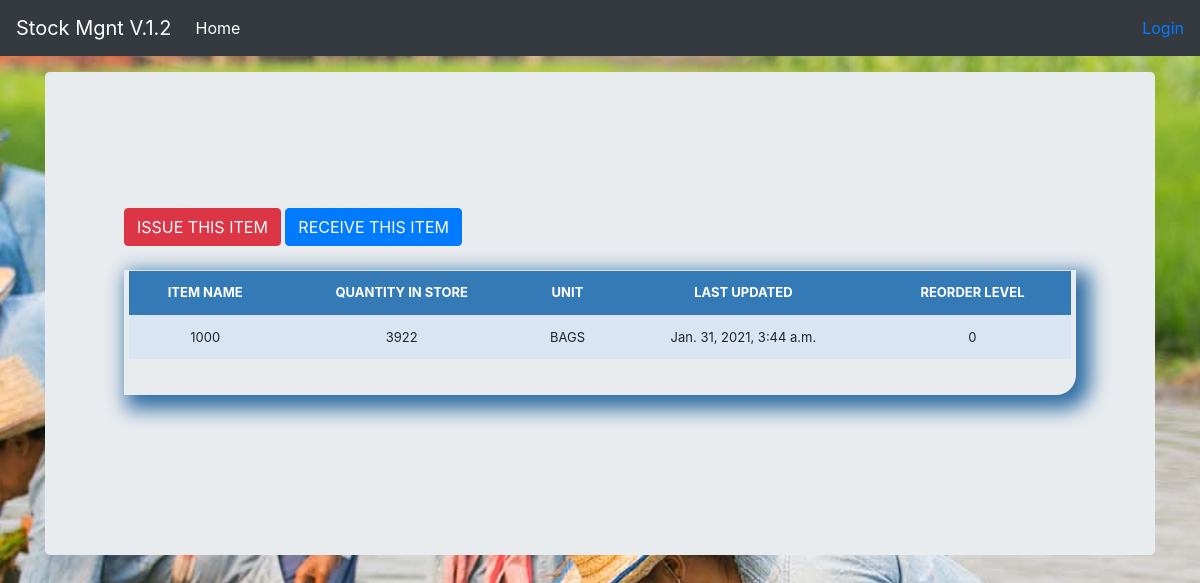
The app's page /stock_detail/23/, older data.
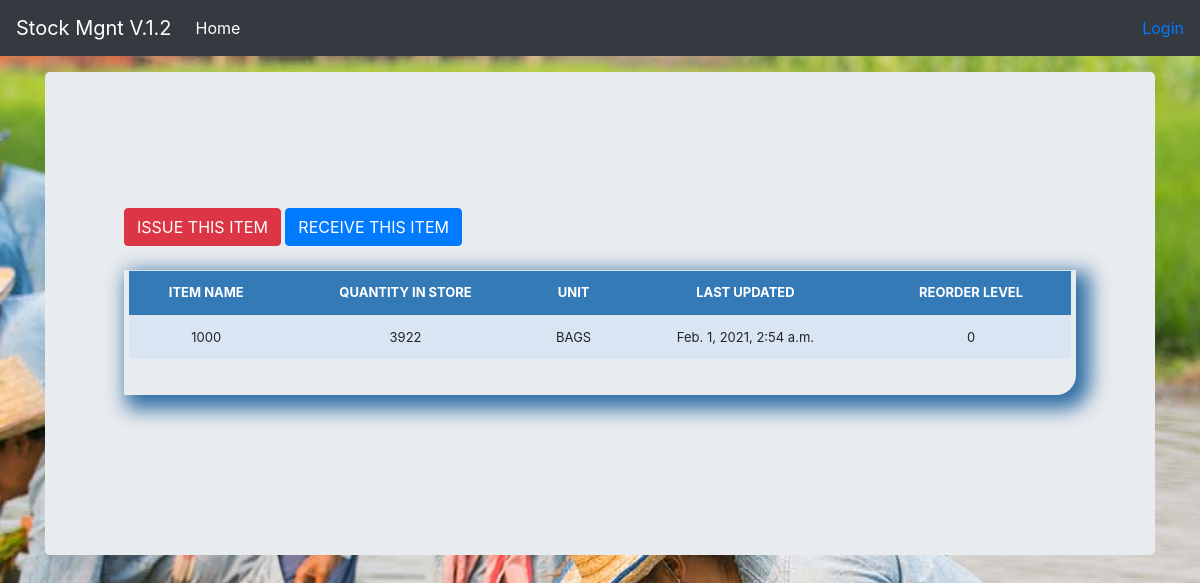
The same page, newer data.
### stockmgmt/models.py (models this page shows, shortened)
class Stock(models.Model):
    category = models.ForeignKey(Category, on_delete=models.CASCADE, blank=True)
    sub_category = models.ForeignKey(SubCategory, on_delete=models.CASCADE, blank=True,null=True,verbose_name='UNIT')
    item_name = models.CharField(max_length=50, blank=True, null=True)
    quantity = models.IntegerField(default='0', blank=True, null=True)
    receive_quantity = models.IntegerField(default='0', blank=True, null=True,verbose_name='Quantity')
    receive_by = models.CharField(max_length=50, blank=True, null=True)
    issue_quantity = models.IntegerField(default='0', blank=True, null=True)
    issue_by = models.CharField(max_length=50, blank=True, null=True, choices=issue_to_category)
    issue_by_model = models.ForeignKey(All_Store, on_delete=models.CASCADE, blank=True, null=True,
                                       related_name='issue_to_model')
    ordered_items=models.IntegerField(blank=True, null=True,default=0,verbose_name='Number of items')
    issue_to = models.CharField(max_length=50, blank=True, null=True, choices=issue_to_category)
    issue_to_model = models.ForeignKey(All_Store, on_delete=models.CASCADE, blank=True, null=True,
                                       related_name='issue_by_model')
    phone_number = models.CharField(max_length=50, blank=True, null=True)
    created_by = models.CharField(max_length=50, blank=True, null=True)
    reorder_level = models.IntegerField(default='0', blank=True, null=True)
    last_updated = models.DateTimeField(auto_now_add=False, auto_now=True)
    timestamp = models.DateTimeField(auto_now_add=True, auto_now=False)
    price = models.IntegerField(default='0', blank=True, null=True)

class SubCategory(models.Model):
    category=models.ForeignKey(Category,on_delete=models.CASCADE,related_name='stock_Categories')
    name=models.CharField(max_length=100,db_index=True)

### stockmgmt/views.py (the view)
# urls.py: path('stock_detail/<str:pk>/', views.stock_detail, name="stock_detail"),
def stock_detail(request, pk):
    queryset = Stock.objects.get(id=pk)
    print(queryset.issue_to_model)
    try:
        remainnig=Shop_Record.objects.get(product__pk=pk,store=queryset.issue_by_model).remaining_items
    except:
        remainnig=queryset.quantity
    all_store = All_Store.objects.all()
    context = {
        "queryset": queryset,
        'remaining': remainnig,
        'stores':all_store,
    }
    return render(request, "stock_detail.html", context)

### stockmgmt/models.py (called while the page is built)
    def __str__(self):
        return self.name

### stockmgmt/templates/stock_detail.html (shortened to what this page needs)
{% extends "base.html" %}
{% load crispy_forms_tags %}
{% load static %}
{% block body %}
<main role="main" class="container">
  <div class="jumbotron">
<a href="{% url 'issue_items' queryset.id %}"><div class='btn btn-danger'>ISSUE THIS ITEM</div></a>
<a href="{% url 'receive_items' queryset.id %}"><div class='btn btn-primary'>RECEIVE THIS ITEM</div></a>
        <br><br>
        <div class="display_table">
          <table class='table'>
                  <tr>
                    <th>ITEM NAME</th>
                      <th>QUANTITY IN STORE</th>
                      <th>UNIT</th>
                    <th>LAST UPDATED</th>
                    <th>REORDER LEVEL</th>
                  </tr>
                  <tr>
                    <td>{{queryset.item_name}}</td>
                      <td>{{ queryset.quantity }}</td>
                      <td>{{ queryset.sub_category.name }}</td>
                    <td>{{queryset.last_updated}}</td>
                    <td>{{queryset.reorder_level}}</td>
                  </tr>
          </table>
        </div>
  </div>
</main>
{% endblock %}

Row changes from the older to the newer data that the page shows:
changed Stock "BAGS": last_updated "Jan. 31, 2021, 3:44 a.m." → "Feb. 1, 2021, 2:54 a.m."
